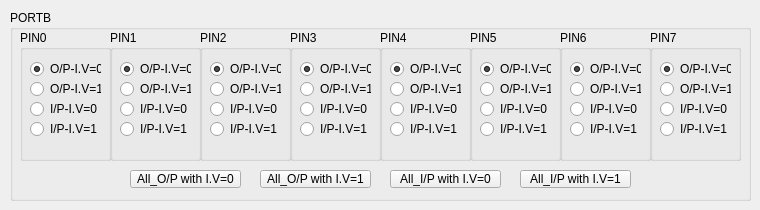
    <widget class="QWidget" name="PORTB_tab_2">
     <attribute name="title">
      <string>PORTB</string>
     </attribute>
     <widget class="QGroupBox" name="PORTB_groupBox_2">
      <property name="enabled">
       <bool>true</bool>
      </property>
      <property name="geometry">
       <rect>
        <x>10</x>
        <y>10</y>
        <width>741</width>
        <height>191</height>
       </rect>
      </property>
      <property name="title">
       <string>PORTB</string>
      </property>
      <widget class="QPushButton" name="All_Output_Init0_pushButton_19">
       <property name="geometry">
        <rect>
         <x>120</x>
         <y>160</y>
         <width>111</width>
         <height>18</height>
        </rect>
       </property>
       <property name="text">
        <string>All_O/P with I.V=0</string>
       </property>
      </widget>
      <widget class="QPushButton" name="All_Output_Init1_pushButton_19">
       <property name="geometry">
        <rect>
         <x>250</x>
         <y>160</y>
         <width>111</width>
         <height>18</height>
        </rect>
       </property>
       <property name="text">
        <string>All_O/P with I.V=1</string>
       </property>
      </widget>
      <widget class="QPushButton" name="All_Input_Init0_pushButton_19">
       <property name="geometry">
        <rect>
         <x>380</x>
         <y>160</y>
         <width>111</width>
         <height>18</height>
        </rect>
       </property>
       <property name="text">
        <string>All_I/P with I.V=0</string>
       </property>
      </widget>
      <widget class="QPushButton" name="All_Input_Init1_pushButton_19">
       <property name="geometry">
        <rect>
         <x>510</x>
         <y>160</y>
         <width>111</width>
         <height>18</height>
        </rect>
       </property>
       <property name="text">
        <string>All_I/P with I.V=1</string>
       </property>
      </widget>
      <widget class="QGroupBox" name="PIN1_groupBox_19">
       <property name="geometry">
        <rect>
         <x>100</x>
         <y>20</y>
         <width>91</width>
         <height>131</height>
        </rect>
       </property>
       <property name="title">
        <string>PIN1</string>
       </property>
       <widget class="QRadioButton" name="Output_init1_PIN1_radioButton_19">
        <property name="geometry">
         <rect>
          <x>10</x>
          <y>50</y>
          <width>71</width>
          <height>18</height>
         </rect>
        </property>
        <property name="text">
         <string>O/P-I.V=1</string>
        </property>
       </widget>
       <widget class="QRadioButton" name="Input_init0_PIN1_radioButton_19">
        <property name="geometry">
         <rect>
          <x>10</x>
          <y>70</y>
          <width>71</width>
          <height>18</height>
         </rect>
        </property>
        <property name="text">
         <string>I/P-I.V=0</string>
        </property>
       </widget>
       <widget class="QRadioButton" name="Input_init1_PIN1_radioButton_19">
        <property name="geometry">
         <rect>
          <x>10</x>
          <y>90</y>
          <width>71</width>
          <height>18</height>
         </rect>
        </property>
        <property name="text">
         <string>I/P-I.V=1</string>
        </property>
       </widget>
       <widget class="QRadioButton" name="Output_init0_PIN1_radioButton_19">
        <property name="geometry">
         <rect>
          <x>10</x>
          <y>30</y>
          <width>71</width>
          <height>18</height>
         </rect>
        </property>
        <property name="text">
         <string>O/P-I.V=0</string>
        </property>
        <property name="checked">
         <bool>true</bool>
        </property>
       </widget>
      </widget>
      <widget class="QGroupBox" name="PIN0_groupBox_18">
       <property name="geometry">
        <rect>
         <x>10</x>
         <y>20</y>
         <width>91</width>
         <height>131</height>
        </rect>
       </property>
       <property name="title">
        <string>PIN0</string>
       </property>
       <widget class="QRadioButton" name="Output_init1_PIN0_radioButton_19">
        <property name="geometry">
         <rect>
          <x>10</x>
          <y>50</y>
          <width>71</width>
          <height>18</height>
         </rect>
        </property>
        <property name="text">
         <string>O/P-I.V=1</string>
        </property>
       </widget>
       <widget class="QRadioButton" name="Input_init0_PIN0_radioButton_19">
        <property name="geometry">
         <rect>
          <x>10</x>
          <y>70</y>
          <width>71</width>
          <height>18</height>
         </rect>
        </property>
        <property name="text">
         <string>I/P-I.V=0</string>
        </property>
       </widget>
       <widget class="QRadioButton" name="Input_init1_PIN0_radioButton_20">
        <property name="geometry">
         <rect>
          <x>10</x>
          <y>90</y>
          <width>71</width>
          <height>18</height>
         </rect>
        </property>
        <property name="text">
         <string>I/P-I.V=1</string>
        </property>
       </widget>
       <widget class="QRadioButton" name="Output_init0_PIN0_radioButton_19">
        <property name="geometry">
         <rect>
          <x>10</x>
          <y>30</y>
          <width>71</width>
          <height>18</height>
         </rect>
        </property>
        <property name="text">
         <string>O/P-I.V=0</string>
        </property>
        <property name="checked">
         <bool>true</bool>
        </property>
       </widget>
      </widget>
      <widget class="QGroupBox" name="PIN4_groupBox_18">
       <property name="geometry">
        <rect>
         <x>370</x>
         <y>20</y>
         <width>91</width>
         <height>131</height>
        </rect>
       </property>
       <property name="title">
        <string>PIN4</string>
       </property>
       <widget class="QRadioButton" name="Output_init1_PIN4_radioButton_18">
        <property name="geometry">
         <rect>
          <x>10</x>
          <y>50</y>
          <width>71</width>
          <height>18</height>
         </rect>
        </property>
        <property name="text">
         <string>O/P-I.V=1</string>
        </property>
       </widget>
       <widget class="QRadioButton" name="Input_init0_PIN4_radioButton_18">
        <property name="geometry">
         <rect>
          <x>10</x>
          <y>70</y>
          <width>71</width>
          <height>18</height>
         </rect>
        </property>
        <property name="text">
         <string>I/P-I.V=0</string>
        </property>
       </widget>
       <widget class="QRadioButton" name="Input_init1_PIN4_radioButton_18">
        <property name="geometry">
         <rect>
          <x>10</x>
          <y>90</y>
          <width>71</width>
          <height>18</height>
         </rect>
        </property>
        <property name="text">
         <string>I/P-I.V=1</string>
        </property>
       </widget>
       <widget class="QRadioButton" name="Output_init0_PIN4_radioButton_18">
        <property name="geometry">
         <rect>
          <x>10</x>
          <y>30</y>
          <width>71</width>
          <height>18</height>
         </rect>
        </property>
        <property name="text">
         <string>O/P-I.V=0</string>
        </property>
        <property name="checked">
         <bool>true</bool>
        </property>
       </widget>
      </widget>
      <widget class="QGroupBox" name="PIN2_groupBox_18">
       <property name="geometry">
        <rect>
         <x>190</x>
         <y>20</y>
         <width>91</width>
         <height>131</height>
        </rect>
       </property>
       <property name="title">
        <string>PIN2</string>
       </property>
       <widget class="QRadioButton" name="Output_init1_PIN2_radioButton_18">
        <property name="geometry">
         <rect>
          <x>10</x>
          <y>50</y>
          <width>71</width>
          <height>18</height>
         </rect>
        </property>
        <property name="text">
         <string>O/P-I.V=1</string>
        </property>
       </widget>
       <widget class="QRadioButton" name="Input_init0_PIN2_radioButton_18">
        <property name="geometry">
         <rect>
          <x>10</x>
          <y>70</y>
          <width>71</width>
          <height>18</height>
         </rect>
        </property>
        <property name="text">
         <string>I/P-I.V=0</string>
        </property>
       </widget>
       <widget class="QRadioButton" name="Input_init1_PIN2_radioButton_18">
        <property name="geometry">
         <rect>
          <x>10</x>
          <y>90</y>
          <width>71</width>
          <height>18</height>
         </rect>
        </property>
        <property name="text">
         <string>I/P-I.V=1</string>
        </property>
       </widget>
       <widget class="QRadioButton" name="Output_init0_PIN2_radioButton_18">
        <property name="geometry">
         <rect>
          <x>10</x>
          <y>30</y>
          <width>71</width>
          <height>18</height>
         </rect>
        </property>
        <property name="text">
         <string>O/P-I.V=0</string>
        </property>
        <property name="checked">
         <bool>true</bool>
        </property>
       </widget>
      </widget>
      <widget class="QGroupBox" name="PIN5_groupBox_18">
       <property name="geometry">
        <rect>
         <x>460</x>
         <y>20</y>
         <width>91</width>
         <height>131</height>
        </rect>
       </property>
       <property name="title">
        <string>PIN5</string>
       </property>
       <widget class="QRadioButton" name="Output_init1_PIN5_radioButton_18">
        <property name="geometry">
         <rect>
          <x>10</x>
          <y>50</y>
          <width>71</width>
          <height>18</height>
         </rect>
        </property>
        <property name="text">
         <string>O/P-I.V=1</string>
        </property>
       </widget>
       <widget class="QRadioButton" name="Input_init0_PIN5_radioButton_18">
        <property name="geometry">
         <rect>
          <x>10</x>
          <y>70</y>
          <width>71</width>
          <height>18</height>
         </rect>
        </property>
        <property name="text">
         <string>I/P-I.V=0</string>
        </property>
       </widget>
       <widget class="QRadioButton" name="Input_init1_PIN5_radioButton_18">
        <property name="geometry">
         <rect>
          <x>10</x>
          <y>90</y>
          <width>71</width>
          <height>18</height>
         </rect>
        </property>
        <property name="text">
         <string>I/P-I.V=1</string>
        </property>
       </widget>
       <widget class="QRadioButton" name="Output_init0_PIN5_radioButton_18">
        <property name="geometry">
         <rect>
          <x>10</x>
          <y>30</y>
          <width>71</width>
          <height>18</height>
         </rect>
        </property>
        <property name="text">
         <string>O/P-I.V=0</string>
        </property>
        <property name="checked">
         <bool>true</bool>
        </property>
       </widget>
      </widget>
      <widget class="QGroupBox" name="PIN7_groupBox_18">
       <property name="geometry">
        <rect>
         <x>640</x>
         <y>20</y>
         <width>91</width>
         <height>131</height>
        </rect>
       </property>
       <property name="title">
        <string>PIN7</string>
       </property>
       <widget class="QRadioButton" name="Output_init1_PIN7_radioButton_18">
        <property name="geometry">
         <rect>
          <x>10</x>
          <y>50</y>
          <width>71</width>
          <height>18</height>
         </rect>
        </property>
        <property name="text">
         <string>O/P-I.V=1</string>
        </property>
       </widget>
       <widget class="QRadioButton" name="Input_init0_PIN7_radioButton_18">
        <property name="geometry">
         <rect>
          <x>10</x>
          <y>70</y>
          <width>71</width>
          <height>18</height>
         </rect>
        </property>
        <property name="text">
         <string>I/P-I.V=0</string>
        </property>
       </widget>
       <widget class="QRadioButton" name="Input_init1_PIN7_radioButton_18">
        <property name="geometry">
         <rect>
          <x>10</x>
          <y>90</y>
          <width>71</width>
          <height>18</height>
         </rect>
        </property>
        <property name="text">
         <string>I/P-I.V=1</string>
        </property>
       </widget>
       <widget class="QRadioButton" name="Output_init0_PIN7_radioButton_18">
        <property name="geometry">
         <rect>
          <x>10</x>
          <y>30</y>
          <width>71</width>
          <height>18</height>
         </rect>
        </property>
        <property name="text">
         <string>O/P-I.V=0</string>
        </property>
        <property name="checked">
         <bool>true</bool>
        </property>
       </widget>
      </widget>
      <widget class="QGroupBox" name="PIN6_groupBox_18">
       <property name="geometry">
        <rect>
         <x>550</x>
         <y>20</y>
         <width>91</width>
         <height>131</height>
        </rect>
       </property>
       <property name="title">
        <string>PIN6</string>
       </property>
       <widget class="QRadioButton" name="Output_init1_PIN6_radioButton_18">
        <property name="geometry">
         <rect>
          <x>10</x>
          <y>50</y>
          <width>71</width>
          <height>18</height>
         </rect>
        </property>
        <property name="text">
         <string>O/P-I.V=1</string>
        </property>
       </widget>
       <widget class="QRadioButton" name="Input_init0_PIN6_radioButton_18">
        <property name="geometry">
         <rect>
          <x>10</x>
          <y>70</y>
          <width>71</width>
          <height>18</height>
         </rect>
        </property>
        <property name="text">
         <string>I/P-I.V=0</string>
        </property>
       </widget>
       <widget class="QRadioButton" name="Input_init1_PIN6_radioButton_18">
        <property name="geometry">
         <rect>
          <x>10</x>
          <y>90</y>
          <width>71</width>
          <height>18</height>
         </rect>
        </property>
        <property name="text">
         <string>I/P-I.V=1</string>
        </property>
       </widget>
       <widget class="QRadioButton" name="Output_init0_PIN6_radioButton_18">
        <property name="geometry">
         <rect>
          <x>10</x>
          <y>30</y>
          <width>71</width>
          <height>18</height>
         </rect>
        </property>
        <property name="text">
         <string>O/P-I.V=0</string>
        </property>
        <property name="checked">
         <bool>true</bool>
        </property>
       </widget>
      </widget>
      <widget class="QGroupBox" name="PIN3_groupBox_18">
       <property name="geometry">
        <rect>
         <x>280</x>
         <y>20</y>
         <width>91</width>
         <height>131</height>
        </rect>
       </property>
       <property name="title">
        <string>PIN3</string>
       </property>
       <widget class="QRadioButton" name="Output_init1_PIN3_radioButton_18">
        <property name="geometry">
         <rect>
          <x>10</x>
          <y>50</y>
          <width>71</width>
          <height>18</height>
         </rect>
        </property>
        <property name="text">
         <string>O/P-I.V=1</string>
        </property>
       </widget>
       <widget class="QRadioButton" name="Input_init0_PIN3_radioButton_18">
        <property name="geometry">
         <rect>
          <x>10</x>
          <y>70</y>
          <width>71</width>
          <height>18</height>
         </rect>
        </property>
        <property name="text">
         <string>I/P-I.V=0</string>
        </property>
       </widget>
       <widget class="QRadioButton" name="Input_init1_PIN3_radioButton_18">
        <property name="geometry">
         <rect>
          <x>10</x>
          <y>90</y>
          <width>71</width>
          <height>18</height>
         </rect>
        </property>
        <property name="text">
         <string>I/P-I.V=1</string>
        </property>
       </widget>
       <widget class="QRadioButton" name="Output_init0_PIN3_radioButton_18">
        <property name="geometry">
         <rect>
          <x>10</x>
          <y>30</y>
          <width>71</width>
          <height>18</height>
         </rect>
        </property>
        <property name="text">
         <string>O/P-I.V=0</string>
        </property>
        <property name="checked">
         <bool>true</bool>
        </property>
       </widget>
      </widget>
     </widget>
    </widget>
